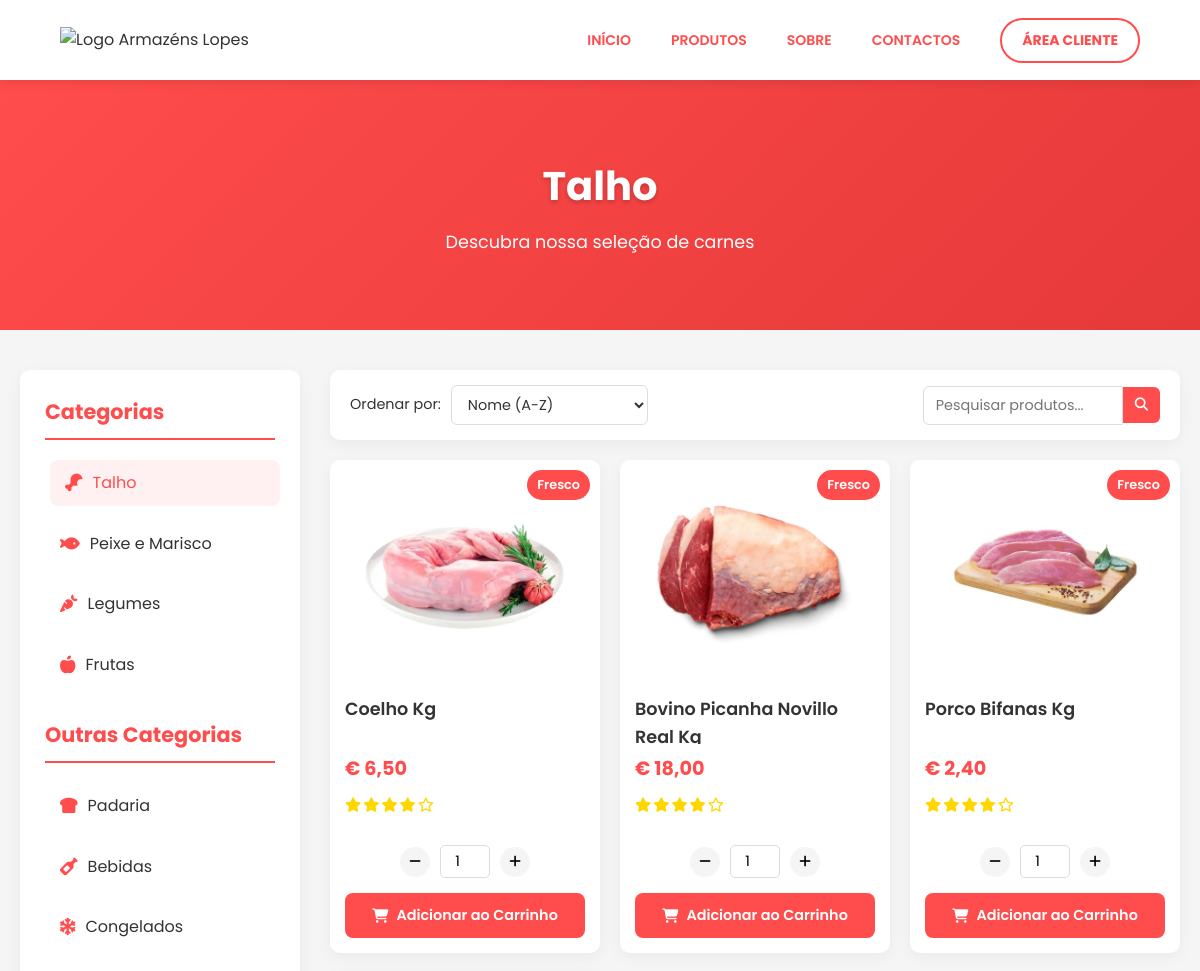
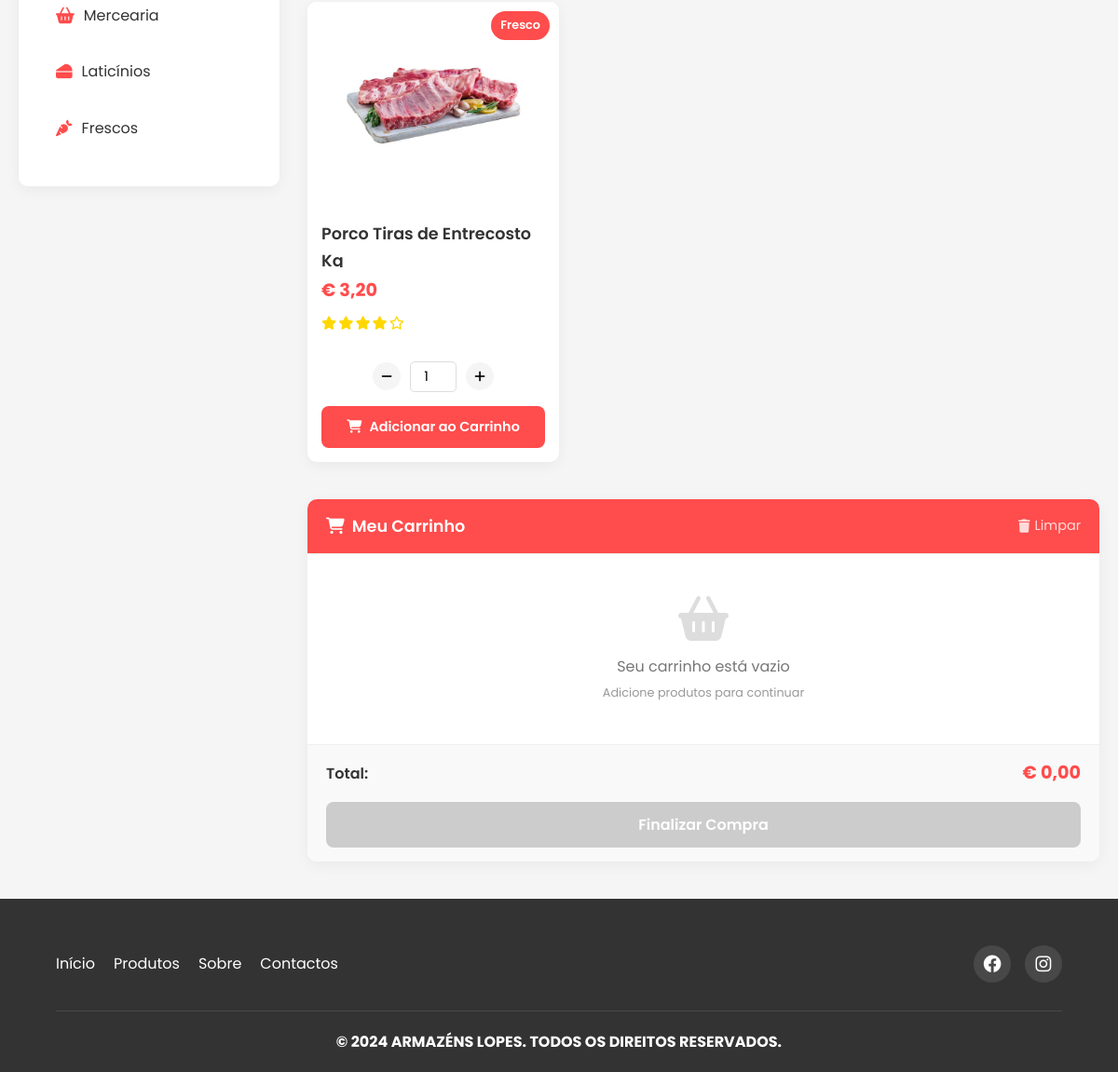
/produtos/frescos/frescos.php (signed in), run on the app's committed database (2 pictures, top to bottom).
### tables this page shows
CREATE TABLE IF NOT EXISTS `produtos` (
  `id` int(11) NOT NULL AUTO_INCREMENT,
  `nome` varchar(100) NOT NULL,
  `descricao` text DEFAULT NULL,
  `preco` decimal(10,2) NOT NULL,
  `imagem` varchar(255) DEFAULT NULL,
  `categoria` varchar(50) DEFAULT NULL,
  PRIMARY KEY (`id`)
);

### produtos/frescos/frescos.php (the view, shortened to what this page needs)
<?php
include('../db_connect.php');
if (isset($_SESSION['email'])) {
    $redirectUrl = "../../client/dashboard.php";
} else {
    $redirectUrl = "../../login/login.php";
}
$categoria = "talho";
$sql = "SELECT * FROM produtos WHERE categoria = '$categoria'";
$result = $conn->query($sql);
?>
<!DOCTYPE html>
<html lang="pt-PT">
<head>
    <link rel="stylesheet" href="../styles/style.css">
    <link rel="stylesheet" href="https://cdnjs.cloudflare.com/ajax/libs/font-awesome/6.4.0/css/all.min.css">
</head>
<body>
    <header>
        <div id="headerimg">
            <a href="../../index.php"><img src="../../img/logolopes.png" alt="Logo Armazéns Lopes"></a>
        </div>
        <div id="headerselect">
            <a href="../../index.php">INÍCIO</a>
            <a href="../../index.php#container2">PRODUTOS</a>
            <a href="../../index.php#sobre">SOBRE</a>
            <a href="../../index.php#container6">CONTACTOS</a>
            <button id="buttonheader" onclick="window.location.href='<?php echo $redirectUrl; ?>'"><strong>ÁREA CLIENTE</strong></button>
        </div>
    </header>
    <div class="page-banner">
        <div class="banner-content">
            <h1>Talho</h1>
            <p>Descubra nossa seleção de carnes</p>
        </div>
    </div>
    <main>
        <div class="main-container">
            <div class="sidebar">
                <h3>Categorias</h3>
                <ul>
                    <li><a href="frescos.php" class="active"><i class="fas fa-drumstick-bite" aria-hidden="true"></i>Talho</a></li>
                    <li><a href="frescos2.php"><i class="fas fa-fish" aria-hidden="true"></i>Peixe e Marisco</a></li>
                    <li><a href="frescos3.php"><i class="fas fa-carrot" aria-hidden="true"></i>Legumes</a></li>
                    <li><a href="frescos4.php"><i class="fas fa-apple-alt" aria-hidden="true"></i>Frutas</a></li>
                </ul>
                <h3>Outras Categorias</h3>
                <ul>
                    <li><a href="../padaria/padaria1.php"><i class="fas fa-bread-slice"></i>Padaria</a></li>
                    <li><a href="../bebidas/bebidas.php"><i class="fas fa-wine-bottle"></i>Bebidas</a></li>
                    <li><a href="../congelados/congelados.php"><i class="fas fa-snowflake"></i>Congelados</a></li>
                    <li><a href="../mercearia/mercearia.php"><i class="fas fa-shopping-basket"></i>Mercearia</a></li>
                    <li><a href="../laticinios/laticinios.php"><i class="fas fa-cheese"></i>Laticínios</a></li>
                    <li><a href="../frescos/frescos.php"><i class="fas fa-carrot"></i>Frescos</a></li>
                </ul>
            </div>
            <div class="content-wrapper">
                <div class="product-filters">
                    <div class="filter-group">
                        <label for="sort-by">Ordenar por:</label>
                        <select id="sort-by">
                            <option value="name-asc">Nome (A-Z)</option>
                        </select>
                    </div>
                    <div class="search-products">
                        <input type="text" id="search-input" placeholder="Pesquisar produtos...">
                        <button id="search-btn"><i class="fas fa-search"></i></button>
                    </div>
                </div>
                <div class="product-container">
                    <?php
                    if ($result->num_rows > 0) {
                        while ($row = $result->fetch_assoc()) {
                            echo "<div class='product' data-id='" . $row["id"] . "' data-name='" . $row["nome"] . "' data-price='" . $row["preco"] . "'>";
                            echo "<div class='product-badge'>Fresco</div>";
                            echo "<div class='img-container'>";
                            echo "<img src='" . $row["imagem"] . "' alt='" . $row["nome"] . "'>";
                            echo "</div>";
                            echo "<div class='product-info'>";
                            echo "<h4>" . $row["nome"] . "</h4>";
                            echo "<p class='price'>€ " . number_format($row["preco"], 2, ',', '.') . "</p>";
                            echo "<div class='product-rating'>";
                            echo "<i class='fas fa-star'></i>";
                            echo "<i class='fas fa-star'></i>";
                            echo "<i class='fas fa-star'></i>";
                            echo "<i class='fas fa-star'></i>";
                            echo "<i class='far fa-star'></i>";
                            echo "<span>(4.0)</span>";
                            echo "</div>";
                            echo "</div>";
                            echo "<div class='quantity'>";
                            echo "<button class='btn-minus' data-id='" . $row["id"] . "'><i class='fas fa-minus'></i></button>";
                            echo "<input type='number' value='1' min='1' class='quantity-input' id='qty-" . $row["id"] . "' />";
                            echo "<button class='btn-plus' data-id='" . $row["id"] . "'><i class='fas fa-plus'></i></button>";
                            echo "</div>";
                            echo "<button class='btn-order' data-id='" . $row["id"] . "' data-name='" . $row["nome"] . "' data-price='" . $row["preco"] . "' data-image='" . $row["imagem"] . "'>";
                            echo "<i class='fas fa-shopping-cart'></i> Adicionar ao Carrinho</button>";
                            echo "</div>";
                        }
                    } else {
                        echo "<div class='no-products'>";
                        echo "<i class='fas fa-exclamation-circle'></i>";
                        echo "<p>Nenhum produto encontrado</p>";
                        echo "<p>Tente outra categoria ou volte mais tarde</p>";
                        echo "</div>";
                    }
                    ?>
                </div>
                <div class="cart-container">
                    <div class="cart-header">
                        <h3><i class="fas fa-shopping-cart"></i> Meu Carrinho</h3>
                        <button id="clear-cart"><i class="fas fa-trash"></i> Limpar</button>
                    </div>
                    <div class="cart-items">
                    </div>
                    <div class="cart-footer">
                        <div class="cart-total">
                            <span>Total:</span>
                            <span id="cart-total-value">€ 0,00</span>
                        </div>
                        <button id="checkout-btn" disabled>Finalizar Compra</button>
                    </div>
                </div>
            </div>
        </div>
    </main>
    <footer>
        <div class="footer-content">
            <div class="footer-links">
                <a href="../../index.php">Início</a>
                <a href="../../index.php#container2">Produtos</a>
                <a href="../../index.php#sobre">Sobre</a>
                <a href="../../index.php#container6">Contactos</a>
            </div>
            <div class="footer-social">
                <a href="https://www.facebook.com/escolabasica.secundariaourem/?locale=pt_PT"><i class="fab fa-facebook"></i></a>
                <a href="https://www.instagram.com/aeourem/"><i class="fab fa-instagram"></i></a>
            </div>
        </div>
        <div class="footer-bottom">
            <p><strong>© 2024 ARMAZÉNS LOPES. TODOS OS DIREITOS RESERVADOS.</strong></p>
        </div>
    </footer>
</body>
</html>

### data on the page
produtos: imagem (picture), nome "Coelho Kg", preco "6,50"
produtos: imagem (picture), nome "Bovino Picanha Novillo Real Kg", preco "18,00"
produtos: imagem (picture), nome "Porco Bifanas Kg", preco "2,40"
produtos: imagem (picture), nome "Porco Tiras de Entrecosto Kg", preco "3,20"
